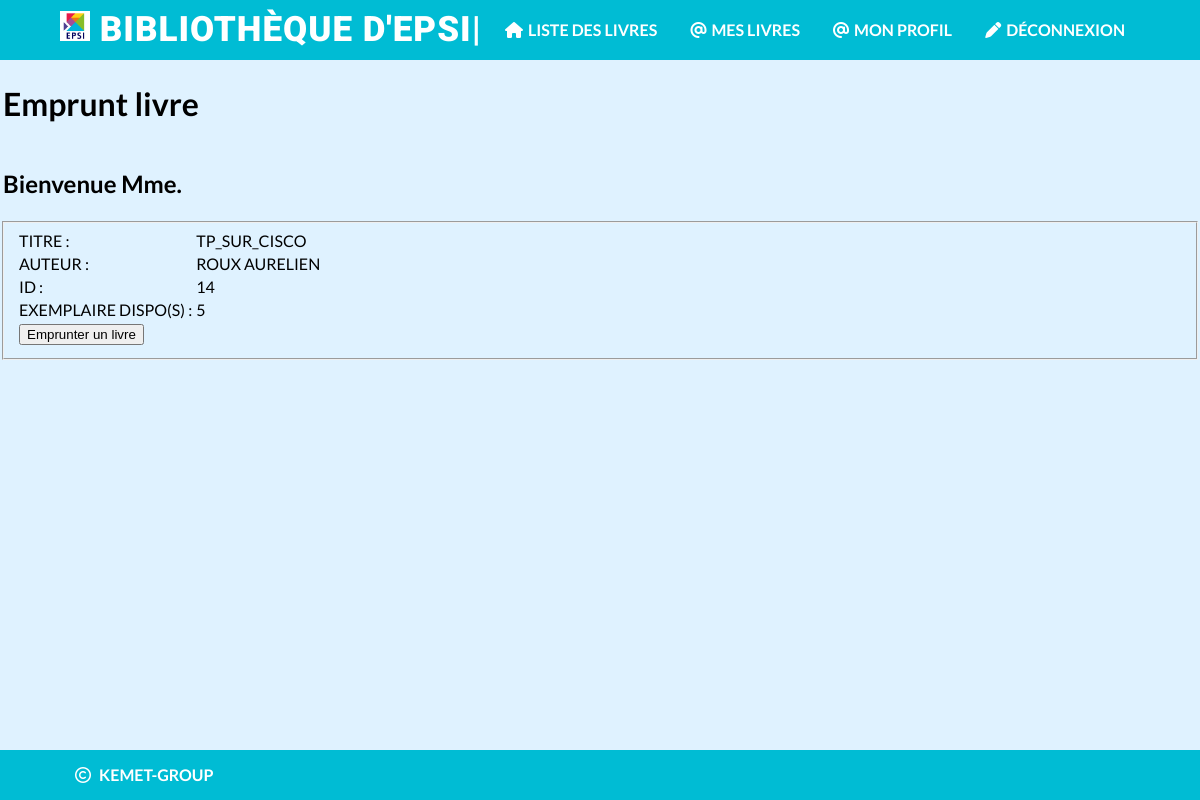
/Livres.php?id=14, run on the app's committed database.
### tables this page shows
CREATE TABLE IF NOT EXISTS `livres` (
  `id_livre` varchar(255) NOT NULL,
  `titre_livre` varchar(50) NOT NULL,
  `auteur` varchar(50) NOT NULL,
  `nombre_exemplaire` varchar(20) NOT NULL,
  `exemplaire_dispo` int(100) NOT NULL,
  `categorie` varchar(50) NOT NULL,
  `annee_publication` varchar(50) NOT NULL,
  PRIMARY KEY (`id_livre`),
  UNIQUE KEY `id_livre` (`id_livre`)
);

### livres.php (the view, shortened to what this page needs)
<?php
$msg="";
include("conn.php");
$nom=$_SESSION["snom"];
$id=$_GET['id'];
$genre=$_SESSION["sgenre"];
$nom_maj=ucwords($nom);
$requete="select * from livres where `livres`.`id_livre`= '$id'";
$requete1=mysqli_query($conn,$requete);
$ros=mysqli_fetch_array($requete1);
$titre_livre=$ros['titre_livre'];
$auteur=$ros['auteur'];
$exemplaire_dispo=$ros['exemplaire_dispo'];
?>
<!DOCTYPE html>
<html lang="fr">
  <head>
    <link rel="stylesheet" href="path/to/font-awesome/css/font-awesome.min.css">
    <link rel="stylesheet" href="css/Style">
  </head>
  <body>
    <div id="contenu">
      <header role='header'>
        <nav class="menu" role='navigation'>
          <div class='inner'>
            <div class="m-left">
            <h1 class="logo" ><img src="Images/logo EPSI 1.jpg" width=30 height=30> <span class="typed-words"></span></h1></a>
          </div>
          <div class="m-right">
            <a href="Categorielivre.php" class="m-link"><i class="fa fa-home" aria-hidden="true"></i>Liste des livres</a>
            <a href="Infolivres.php" class="m-link"><i class="fas fa-at"></i>Mes livres</a>
            <a href="profil.php" class="m-link"><i class="fas fa-at"></i>Mon Profil</a>
            <a href="index.php" class="m-link"><i class="fas fa-pen"></i>Déconnexion</a>
          </div>
          </div>
        </nav>
      </header>
  <div class="box">
   <table >
      <tr>
        <td><h1>Emprunt livre</h1></td>
      </tr>
      <tr>
        <td><h2>Bienvenue
            <?php if($genre=="m")
                {
                    echo "M. ";
                }
               else{
                echo "Mme. ";
               }
            ?><b><?php echo $nom_maj; ?> &nbsp;</b></td>
      </tr>
    </table>
  </div>
   <div  class="box2">
    <fieldset>
    	 <form method="post">
				<table  id="table2">
					<tr>
						<td  class="td2">
						TITRE :
						</td>
						<td class="td3">
				            <?php echo $titre_livre; ?>
						</td>
					</tr>
					<tr>
						<td class="td2">
					    AUTEUR :
					    </td>
						<td class="td3">
				            <?php echo $auteur; ?>
						</td>
					</tr>
					<tr>
						<td class="td2">
						ID :
						</td>
						<td class="td3">
							<?php echo $id; ?>
						</td>
					</tr>
					<tr>
						<td class="td2">
						EXEMPLAIRE DISPO(S) :
						</td>
						<td class="td3">
							<?php echo $exemplaire_dispo; ?>
						</td>
					</tr>
					<tr>
						<td>
						<input type="submit" value="Emprunter un livre" name="rqst">
						</td>
				        <td><?php echo $msg; ?></td>
					</tr>
				</table>
			</form>
    </fieldset>
      </div >
     <footer class="bas de page">
          <div class="innerfooter">
            <a href="apropos.php" class="m-link"><i class="far fa-copyright"></i> Kemet-group</a>
          </div>
      </footer>
    </div>
  </body>
</html>

### livres.php (style rules this page uses)
html body { margin: 0; padding:0; font-family: 'lato'; height: 100%; background: #DFF2FF; }
.menu { background-color: #00BCD4; width: 100%; height: 60px; line-height: 60px; }
.logo { margin: 0;padding: 0; color: white; text-transform: uppercase; font-family: 'Roboto'; font-weight: 900; font-size: 35px; letter-spacing: 1px; }
.m-left { float: left; }
.m-right { float: right; }
.inner { width: 90%; margin:auto; }
.m-link { text-decoration: none; color: white; text-transform: uppercase; font-weight: 700; margin: 0; padding: 0 15px; transition: all 0.3s ease-in-out; border-bottom: 2px solid transparent; }
.m-link i { margin-right: 5px; }
.innerfooter { width: 90%; margin:auto; }
footer { width: 100%; height: 50px; line-height: 50px; background-color: #00BCD4; position: absolute; bottom: 0px; clear:both; }

### data on the page
livres: titre_livre "TP_SUR_CISCO", auteur "ROUX AURELIEN", exemplaire_dispo "5"

### other printed values
$id "14"
